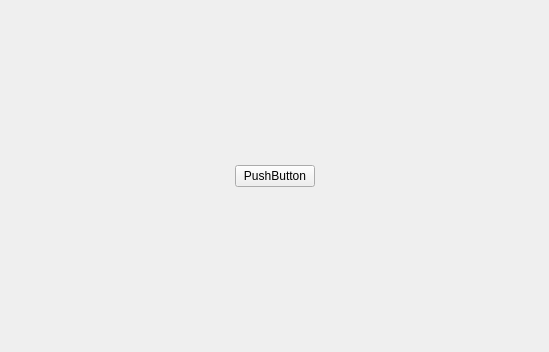
<?xml version="1.0" encoding="UTF-8"?>
<ui version="4.0">
 <class>Form</class>
 <widget class="QWidget" name="Form">
  <property name="geometry">
   <rect>
    <x>0</x>
    <y>0</y>
    <width>549</width>
    <height>352</height>
   </rect>
  </property>
  <property name="windowTitle">
   <string>Form</string>
  </property>
  <layout class="QGridLayout" name="gridLayout">
   <item row="0" column="0">
    <layout class="QHBoxLayout" name="horizontalLayout">
     <item>
      <spacer name="horizontalSpacer">
       <property name="orientation">
        <enum>Qt::Horizontal</enum>
       </property>
       <property name="sizeHint" stdset="0">
        <size>
         <width>40</width>
         <height>20</height>
        </size>
       </property>
      </spacer>
     </item>
     <item>
      <widget class="QPushButton" name="pushButton">
       <property name="text">
        <string>PushButton</string>
       </property>
      </widget>
     </item>
     <item>
      <spacer name="horizontalSpacer_2">
       <property name="orientation">
        <enum>Qt::Horizontal</enum>
       </property>
       <property name="sizeHint" stdset="0">
        <size>
         <width>40</width>
         <height>20</height>
        </size>
       </property>
      </spacer>
     </item>
    </layout>
   </item>
  </layout>
 </widget>
 <resources/>
 <connections/>
</ui>
